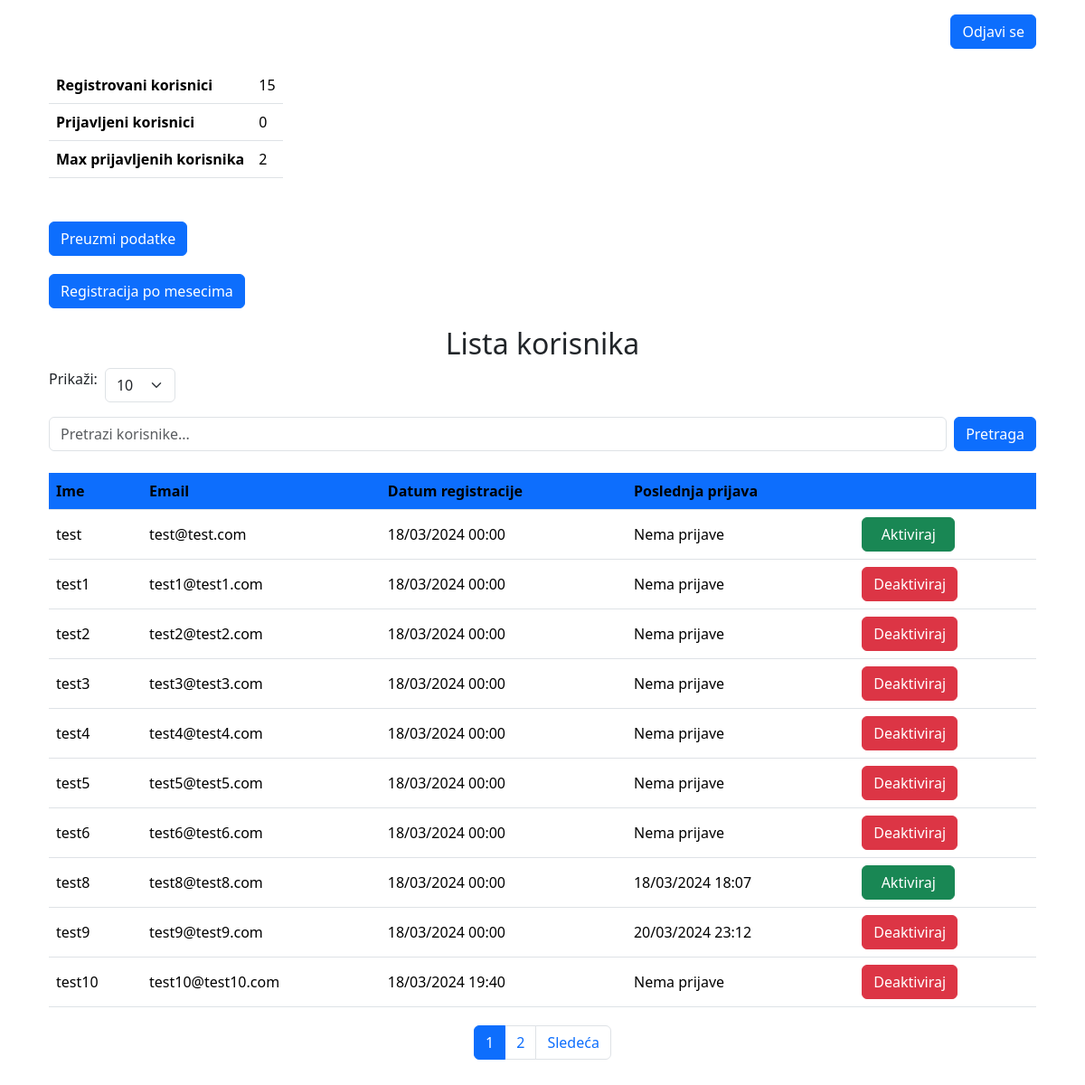
/administrator.php (signed in), run on the app's committed database.
### tables this page shows
CREATE TABLE `max_signed_in` (
  `id` int(11) NOT NULL,
  `max_signed_in` int(11) NOT NULL DEFAULT 0
);

CREATE TABLE `user` (
  `id` int(11) NOT NULL,
  `name` varchar(128) NOT NULL,
  `email` varchar(256) NOT NULL,
  `password` varchar(256) NOT NULL,
  `registered_at` datetime NOT NULL DEFAULT current_timestamp(),
  `last_sign_in` datetime DEFAULT NULL,
  `signed_in` tinyint(1) NOT NULL DEFAULT 0,
  `is_active` tinyint(4) NOT NULL DEFAULT 1,
  `cash` decimal(10,2) NOT NULL DEFAULT 10000.00,
  `role_id` int(11) NOT NULL DEFAULT 2
);

### administrator.php (the view, shortened to what this page needs)
<?php
    include "database.php";
    $id = $_SESSION["id"];
    $sql = "SELECT * FROM user WHERE id != :id";
    $stm = $pdo->prepare($sql);
    $stm->bindParam(":id", $id);
    $stm->execute();
    $users = $stm->fetchAll();
    $numOfRegisteredUsers = count($users);
    $sql = "SELECT COUNT(*) AS signed_in_count FROM user WHERE signed_in = 1";
    $stm = $pdo->prepare($sql);
    $stm->execute();
    $signedInCount = $stm->fetch(PDO::FETCH_ASSOC);
    $sql = "SELECT max_signed_in FROM max_signed_in";
    $stm = $pdo->prepare($sql);
    $stm->execute();
    $maxSignedIn = $stm->fetch(PDO::FETCH_ASSOC);
    $records_per_page = isset($_GET['records_per_page']) ? (int)$_GET['records_per_page'] : 10;
    $current_page = isset($_GET['page']) ? (int)$_GET['page'] : 1;
    $offset = ($current_page - 1) * $records_per_page;
    $sql = "SELECT * FROM user WHERE id != :id";
    $sql .= " LIMIT :limit OFFSET :offset";
    $stm = $pdo->prepare($sql);
    $stm->bindParam(":id", $id, PDO::PARAM_INT);
    $stm->bindParam(":limit", $records_per_page, PDO::PARAM_INT);
    $stm->bindParam(":offset", $offset, PDO::PARAM_INT);
    $stm->execute();
    $users = $stm->fetchAll();
    $sql_count = "SELECT COUNT(*) FROM user WHERE id != :id";
    $stm_count = $pdo->prepare($sql_count);
    $stm_count->bindParam(":id", $id, PDO::PARAM_INT);
    $stm_count->execute();
    $total_records = $stm_count->fetchColumn();
    $total_pages = ceil($total_records / $records_per_page);
?>
<!DOCTYPE html>
<html lang="en">
<head>
    <link rel="stylesheet" href="https://cdn.jsdelivr.net/npm/bootstrap@5.3.2/dist/css/bootstrap.min.css">
    <link rel="stylesheet" href="styles/style.css">
</head>
<body>
    <div class="d-grid gap-3">
        <div class="container">
            <div class="container text-end mt-3">
                <a href="logout.php" class="btn btn-primary">Odjavi se</a>
            </div>
            <div class="container mb-5">
                <table class="table w-auto">
                    <tr>
                        <th>Registrovani korisnici</th>
                        <td><?php echo $numOfRegisteredUsers; ?></td>
                    </tr>
                    <tr>
                        <th>Prijavljeni korisnici</th>
                        <td><?php echo $signedInCount["signed_in_count"]; ?></td>
                    </tr>
                    <tr>
                        <th>Max prijavljenih korisnika</th>
                        <td><?php echo $maxSignedIn["max_signed_in"]; ?></td>
                    </tr>
                </table>
            </div>
            <div class="container">
                <form action="download_users.php" method="post">
                    <input type="submit" class="btn btn-primary" value="Preuzmi podatke" name="submit">
                </form>
            </div>
            <div class="container">
                <a href="administrator_graph.php" class="btn btn-primary" target="_blank">Registracija po mesecima</a>
            </div>
            <div class="d-flex justify-content-center align-items-center">
                <h2>Lista korisnika</h2>
            </div>
            <div class="container">
                <form method="get" class="d-flex justify-content-start mb-3">
                    <label for="records_per_page" class="me-2">Prikaži:</label>
                    <select name="records_per_page" id="records_per_page" class="form-select w-auto" onchange="this.form.submit()">
                        <option value="10" <?= $records_per_page == 10 ? 'selected' : '' ?>>10</option>
                    </select>
                </form>
                <form method="get" class="d-flex">
                    <input
                        type="text"
                        name="search"
                        class="form-control me-2"
                        placeholder="Pretrazi korisnike..."
                        value="<?= htmlspecialchars($_GET['search'] ?? '') ?>">
                    <button type="submit" class="btn btn-primary">Pretraga</button>
                </form>
                <br>
                <table class="table table-hover">
                    <thead>
                        <tr>
                            <th class="bg-primary" scope="col">Ime</th>
                            <th class="bg-primary" scope="col">Email</th>
                            <th class="bg-primary" scope="col">Datum registracije</th>
                            <th class="bg-primary" scope="col">Poslednja prijava</th>
                            <th class="bg-primary" scope="col"></th>
                        </tr>
                    </thead>
                    <tbody>
                        <?php
                            foreach ($users as $user) {
                                echo "
                                    <tr>
                                        <td class=align-middle>$user[name]</td>
                                        <td class=align-middle>$user[email]</td>
                                        <td class=align-middle>"; echo date("d/m/Y H:i", strtotime($user['registered_at'])); echo "</td>";
                                        echo "<td class=align-middle>";
                                        if ($user['last_sign_in'] !== NULL) {
                                            echo date("d/m/Y H:i", strtotime($user['last_sign_in']));
                                        } else {
                                            echo "Nema prijave";
                                        }
                                        echo "</td>";
                                        if ($user['is_active'] == 1) {
                                            echo "<td><a class='btn btn-danger' href='activation.php?status=0&id=$user[id]'>Deaktiviraj</a></td>";
                                        } else {
                                            echo "<td><a class='btn btn-success' href='activation.php?status=1&id=$user[id]'>&nbsp;&nbsp;Aktiviraj&nbsp;&nbsp</a></td>";
                                        }
                                echo "</tr>";
                            }
                        ?>
                    </tbody>
                </table>
            </div>
            <div class="container">
            <nav aria-label="Page navigation">
                <ul class="pagination justify-content-center">
                    <?php for ($i = 1; $i <= $total_pages; $i++): ?>
                        <li class="page-item <?= $i == $current_page ? 'active' : '' ?>">
                            <a class="page-link" href="?page=<?= $i ?>"><?= $i ?></a>
                        </li>
                    <?php endfor; ?>
                    <?php if ($current_page < $total_pages): ?>
                        <li class="page-item">
                            <a class="page-link" href="?page=<?= $current_page + 1 ?>">Sledeća</a>
                        </li>
                    <?php endif; ?>
                </ul>
            </nav>
        </div>
        </div>
    </div>
</body>
</html>

### styles/style.css (style rules this page uses)
.container { margin-bottom: 20px; }
.text-end { text-align: end; }

### data on the page
max_signed_in: max_signed_in "2"
user: name "test", email "test@test.com", registered_at "18/03/2024 00:00", shows "Nema prijave"
user: name "test1", email "test1@test1.com", registered_at "18/03/2024 00:00", shows "Nema prijave"
user: name "test2", email "test2@test2.com", registered_at "18/03/2024 00:00", shows "Nema prijave"
user: name "test3", email "test3@test3.com", registered_at "18/03/2024 00:00", shows "Nema prijave"
user: name "test4", email "test4@test4.com", registered_at "18/03/2024 00:00", shows "Nema prijave"
user: name "test5", email "test5@test5.com", registered_at "18/03/2024 00:00", shows "Nema prijave"
user: name "test6", email "test6@test6.com", registered_at "18/03/2024 00:00", shows "Nema prijave"
user: name "test8", email "test8@test8.com", registered_at "18/03/2024 00:00", last_sign_in "18/03/2024 18:07"
user: name "test9", email "test9@test9.com", registered_at "18/03/2024 00:00", last_sign_in "20/03/2024 23:12"
user: name "test10", email "test10@test10.com", registered_at "18/03/2024 19:40", shows "Nema prijave"

### other printed values
$numOfRegisteredUsers "15"
$signedInCount["signed_in_count"] "0"
